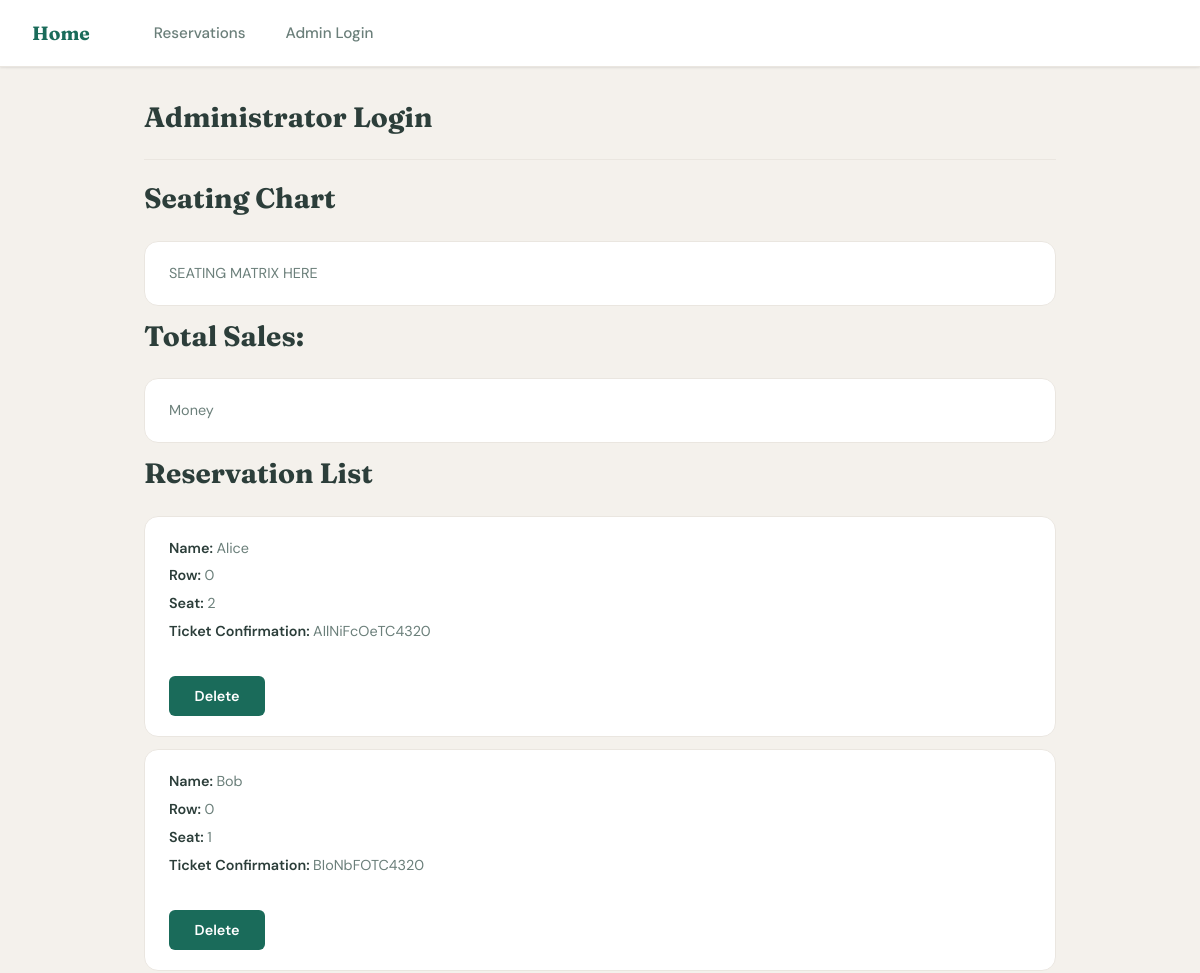
Before: /admin (signed in, upper part) with the older database file.
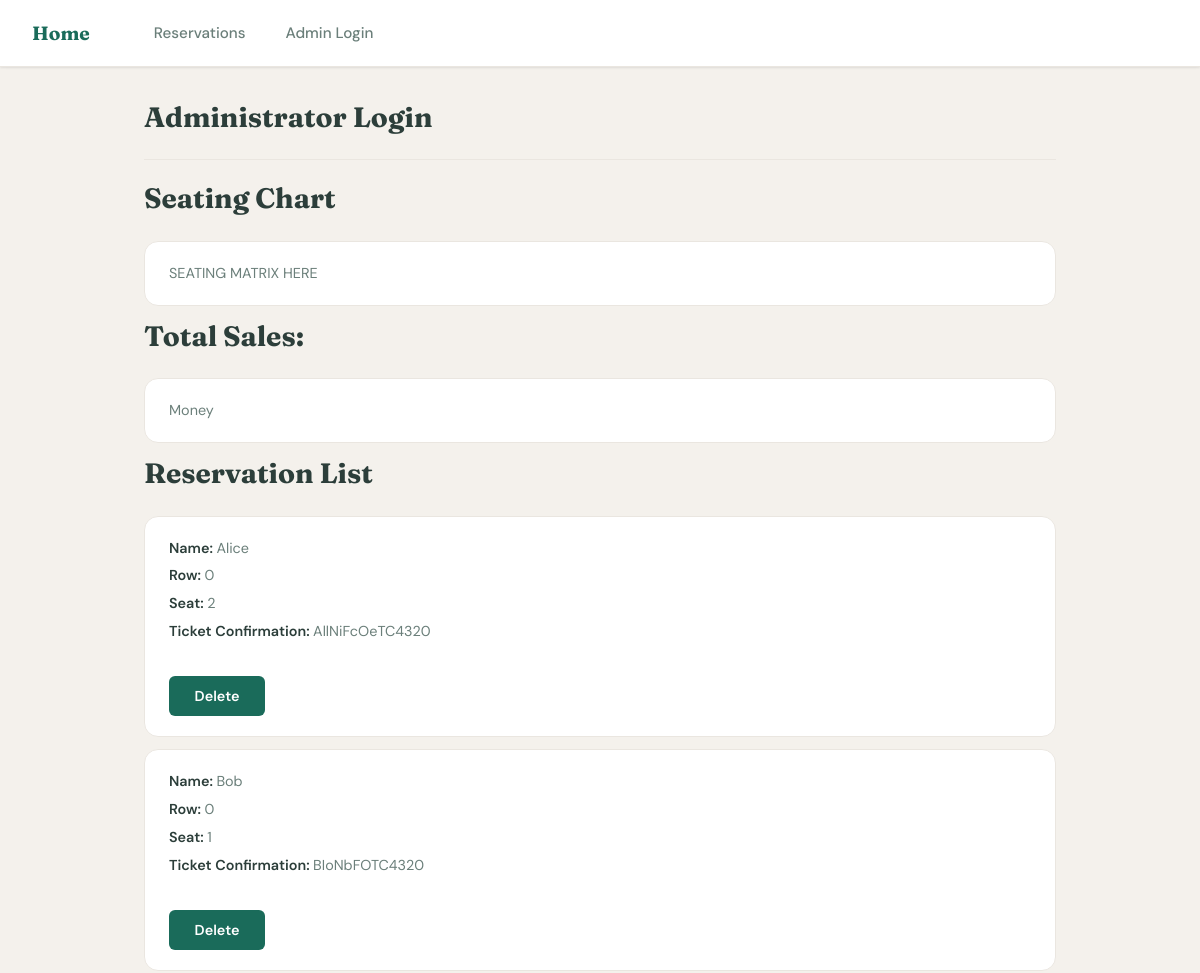
After: the same page with the newer database file.
### tables this page shows
CREATE TABLE reservations (
    id INTEGER PRIMARY KEY AUTOINCREMENT,
    passengerName TEXT NOT NULL,
    seatRow INTEGER NOT NULL,
    seatColumn INTEGER NOT NULL,
    eTicketNumber TEXT NOT NULL,
    created TIMESTAMP NOT NULL DEFAULT CURRENT_TIMESTAMP
);

### app.py (the view, shortened to what this page needs)
@app.route('/admin', methods=('GET','POST'))
def admin_get():
    reservations = []
    if session.get('admin_logged_in'):
        mydb = sqlite3.connect(os.path.join(os.path.dirname(__file__), "reservations.db"))
        mydb.row_factory = sqlite3.Row
        cursor = mydb.cursor()
        cursor.execute("SELECT * FROM reservations;")
        reservations = cursor.fetchall()
        mydb.close()
    return render_template('admin.html', reservations=reservations)

### templates/admin.html (shortened to what this page needs)
{% extends 'base.html' %}
{% block content %}
    <h1>{% block title %} Administrator Login {% endblock %}</h1>
    <hr>
    {% if session.get('admin_logged_in') %}
        {% include 'admin_dashboard.html' %}
    {% endif %}
{% endblock %}

### templates/admin_dashboard.html
{% block content %}
    <h1>Seating Chart</h1>
    <div class="post">
        <p>SEATING MATRIX HERE</p>
    </div>
    <h1>Total Sales:</h1>
    <div class="post">
        <p>Money</p>
    </div>
    <h1>Reservation List</h1>
    {% for reservation in reservations %}
        <div class="post">
                <p><strong>Name: </strong> {{ reservation['passengerName'] }}</p>
                <p><strong>Row: </strong> {{ reservation['seatRow'] }}</p>
                <p><strong>Seat: </strong> {{ reservation['seatColumn'] }}</p>
                <p><strong>Ticket Confirmation: </strong> {{ reservation['eticketNumber'] }}</p>
                <form action="{{ url_for('delete_reservation', id=reservation['id']) }}" method="POST" style="display:inline;">
                    <button type="submit" onclick="return confirm('Are you sure you want to delete this reservation?')">Delete</button>
                </form>
        </div>
    {% endfor %}
{% endblock %}

Changed rows visible on the page:
changed reservations "Alice": eticketNumber "AIlNiFcOeTC4320" → "AllNiFcOeTC4320"
